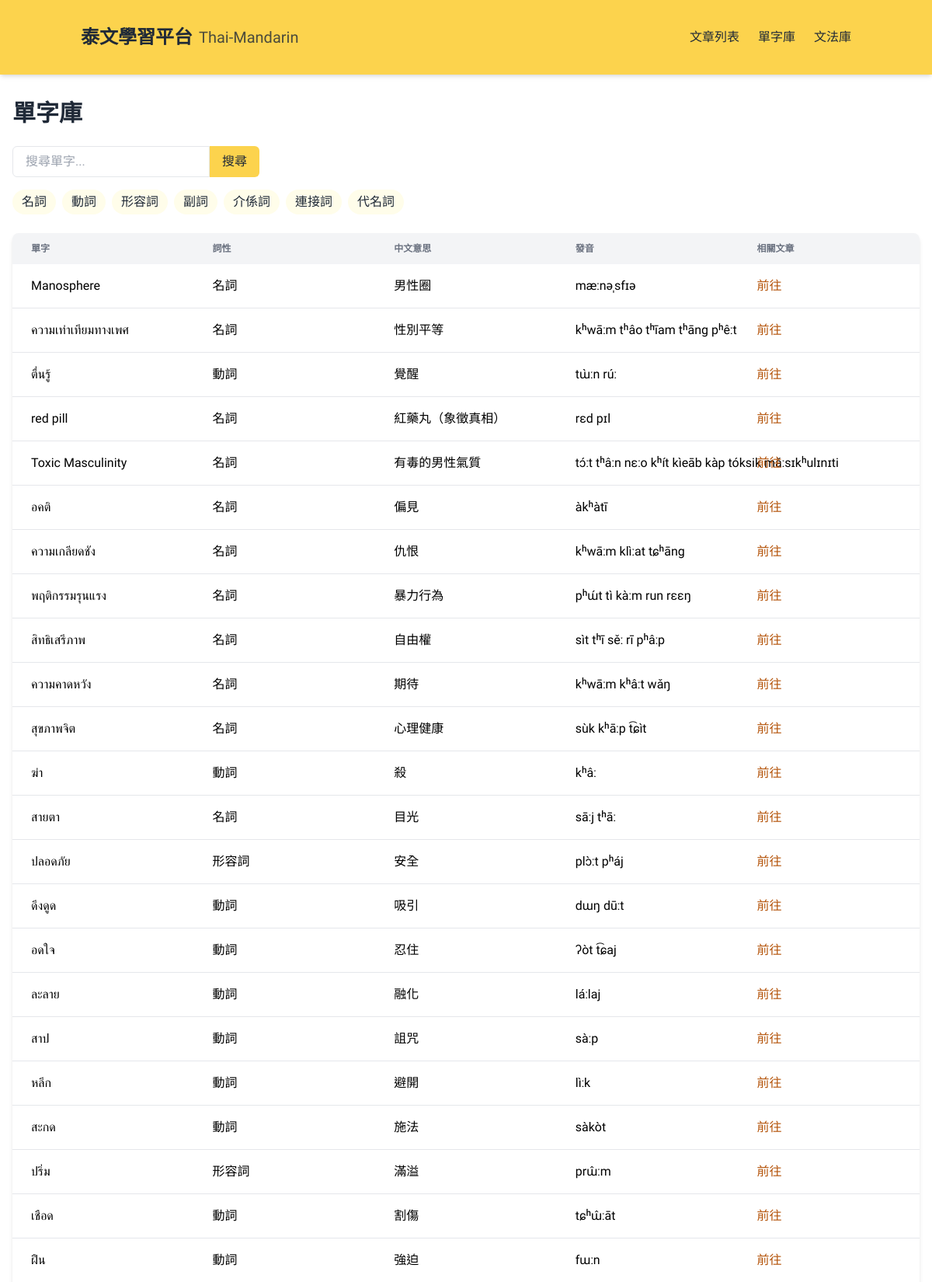
Screenshot of /vocabulary (upper part) with the database file from the repository.
### tables this page shows
CREATE TABLE Word (
    id INTEGER PRIMARY KEY,
    thai TEXT,
    chinese TEXT,
    type TEXT,
    pronunciation TEXT,
    articleId INTEGER,
    createdAt TEXT,
    updatedAt TEXT
);

### app_sqlite.py (the view)
@app.route('/vocabulary')
def vocabulary():
    conn = get_db_connection()
    words = conn.execute("""
        SELECT * FROM Word
        WHERE articleId IN (
            SELECT id FROM Article WHERE status = 'published'
        )
        ORDER BY createdAt DESC
    """).fetchall()
    conn.close()
    return render_template('vocabulary_adjust.html', words=words)

### app_sqlite.py (called while the page is built)
def get_db_connection():
    base_path = os.path.dirname(os.path.abspath(__file__))
    db_path = os.path.join(base_path, 'data.db')
    conn = sqlite3.connect(db_path)  # SQLite 檔名
    conn.row_factory = sqlite3.Row     # 讓取出的資料像字典一樣操作
    return conn

### templates/vocabulary_adjust.html (shortened to what this page needs)
<!DOCTYPE html>
<html lang="zh-TW">
<head>
  <script src="https://cdn.tailwindcss.com"></script>
</head>
<body class="bg-white">
  <nav class="bg-[#FCD34D] shadow-md sticky top-0 z-50">
    <div class="container mx-auto px-4 py-4">
      <div class="flex justify-between items-center py-4">
        <div class="flex items-center space-x-2">
          <span class="text-2xl font-bold text-[#1F2937]">泰文學習平台</span>
          <span class="thai-text text-xl text-[#1F2937]/80">Thai-Mandarin</span>
        </div>
        <div class="hidden md:flex space-x-6">
          <a href="/" class="text-[#1F2937] hover:text-[#B45309]">文章列表</a>
          <a href="/vocabulary" class="text-[#1F2937] hover:text-[#B45309]">單字庫</a>
          <a href="/grammar" class="text-[#1F2937] hover:text-[#B45309]">文法庫</a>
        </div>
      </div>
    </div>
  </nav>
  <div class="px-4 py-8">
  <h1 class="text-3xl font-bold mb-6 text-gray-800">單字庫</h1>
  <div class="mb-6">
    <div class="flex mb-4">
      <input id="vocabulary-search" type="text" placeholder="搜尋單字..." class="border rounded-l-md px-4" />
      <button class="bg-[#FCD34D] hover:bg-[#FBBF24] text-[#1F2937] hover:text-white px-4 py-2 rounded-r-md transition-colors">搜尋</button>
    </div>
    <div class="flex flex-wrap gap-2 mb-4">
      <button class="px-3 py-1 bg-[#FFFDEA] text-[#1F2937] rounded-full hover:bg-[#FBBF24]" data-type="名詞">名詞</button>
      <button class="px-3 py-1 bg-[#FFFDEA] text-[#1F2937] rounded-full hover:bg-[#FBBF24]" data-type="動詞">動詞</button>
      <button class="px-3 py-1 bg-[#FFFDEA] text-[#1F2937] rounded-full hover:bg-[#FBBF24]" data-type="形容詞">形容詞</button>
      <button class="px-3 py-1 bg-[#FFFDEA] text-[#1F2937] rounded-full hover:bg-[#FBBF24]" data-type="副詞">副詞</button>
      <button class="px-3 py-1 bg-[#FFFDEA] text-[#1F2937] rounded-full hover:bg-[#FBBF24]" data-type="介係詞">介係詞</button>
      <button class="px-3 py-1 bg-[#FFFDEA] text-[#1F2937] rounded-full hover:bg-[#FBBF24]" data-type="連接詞">連接詞</button>
      <button class="px-3 py-1 bg-[#FFFDEA] text-[#1F2937] rounded-full hover:bg-[#FBBF24]" data-type="代名詞">代名詞</button>
    </div>
  </div>
  <div class="hidden md:block bg-white rounded-lg shadow-md overflow-x-auto">
    <table class="min-w-full w-full table-fixed">
      <thead class="bg-gray-100">
        <tr>
          <th class="px-6 py-3 text-left text-xs text-gray-500 uppercase w-1/5">單字</th>
          <th class="px-6 py-3 text-left text-xs text-gray-500 uppercase w-1/5">詞性</th>
          <th class="px-6 py-3 text-left text-xs text-gray-500 uppercase w-1/5">中文意思</th>
          <th class="px-6 py-3 text-left text-xs text-gray-500 uppercase w-1/5">發音</th>
          <th class="px-6 py-3 text-left text-xs text-gray-500 uppercase w-1/5">相關文章</th>
        </tr>
      </thead>
      <tbody class="divide-y divide-gray-200">
        {% for word in words %}
        <tr class="hover:bg-gray-50 vocabulary-row" data-type="{{ word.type }}">
          <td class="px-6 py-4 whitespace-nowrap thai-text">{{ word.thai }}</td>
          <td class="px-6 py-4 whitespace-nowrap">{{ word.type }}</td>
          <td class="px-6 py-4 whitespace-nowrap">{{ word.chinese }}</td>
          <td class="px-6 py-4 whitespace-nowrap">{{ word.pronunciation }}</td>
          <td class="px-6 py-4 whitespace-nowrap">
            {% if word.articleId %}
              <a href="/article/{{ word.articleId }}" class="text-[#B45309] hover:underline">前往</a>
            {% else %}
              -
            {% endif %}
          </td>
        </tr>
        {% endfor %}
      </tbody>
    </table>
  </div>
</body>
</html>

### templates/vocabulary_adjust.html (style rules this page uses)
body { font-family: 'Noto Sans TC', 'Sarabun', sans-serif; background-color: #ffffff; }
.thai-text { font-family: 'Sarabun', sans-serif; }

### rows the page displays
Word: thai "Manosphere", type "名詞", chinese "男性圈", pronunciation "mæːnəˌsfɪə"
Word: thai "ความเท่าเทียมทางเพศ", type "名詞", chinese "性別平等", pronunciation "kʰwāːm tʰâo tʰīam tʰāng pʰêːt"
Word: thai "ตื่นรู้", type "動詞", chinese "覺醒", pronunciation "tɯ̀ːn rúː"
Word: thai "red pill", type "名詞", chinese "紅藥丸（象徵真相）", pronunciation "rɛd pɪl"
Word: thai "Toxic Masculinity", type "名詞", chinese "有毒的男性氣質", pronunciation "tɔ́ːt tʰâːn nɛːo kʰít kìeāb kàp tóksik mǎːsɪkʰulɪnɪti"
Word: thai "อคติ", type "名詞", chinese "偏見", pronunciation "àkʰàtī"
Word: thai "ความเกลียดชัง", type "名詞", chinese "仇恨", pronunciation "kʰwāːm klìːat tɕʰāng"
Word: thai "พฤติกรรมรุนแรง", type "名詞", chinese "暴力行為", pronunciation "pʰɯ́t tì kàːm run rɛɛŋ"
Word: thai "สิทธิเสรีภาพ", type "名詞", chinese "自由權", pronunciation "sìt tʰī sěː rī pʰâːp"
Word: thai "ความคาดหวัง", type "名詞", chinese "期待", pronunciation "kʰwāːm kʰâːt wǎŋ"
Word: thai "สุขภาพจิต", type "名詞", chinese "心理健康", pronunciation "sùk kʰāːp t͡ɕìt"
Word: thai "ฆ่า", type "動詞", chinese "殺", pronunciation "kʰâː"
Word: thai "สายตา", type "名詞", chinese "目光", pronunciation "sāːj tʰāː"
Word: thai "ปลอดภัย", type "形容詞", chinese "安全", pronunciation "plɔ̀ːt pʰáj"
Word: thai "ดึงดูด", type "動詞", chinese "吸引", pronunciation "dɯŋ dūːt"
Word: thai "อดใจ", type "動詞", chinese "忍住", pronunciation "ʔòt t͡ɕaj"
Word: thai "ละลาย", type "動詞", chinese "融化", pronunciation "láːlaj"
Word: thai "สาป", type "動詞", chinese "詛咒", pronunciation "sàːp"
Word: thai "หลีก", type "動詞", chinese "避開", pronunciation "lìːk"
Word: thai "สะกด", type "動詞", chinese "施法", pronunciation "sàkòt"
Word: thai "ปริ่ม", type "形容詞", chinese "滿溢", pronunciation "prɯ̂ːm"
Word: thai "เชือด", type "動詞", chinese "割傷", pronunciation "tɕʰɯ̂ːāt"
Word: thai "ฝืน", type "動詞", chinese "強迫", pronunciation "fɯːn"
